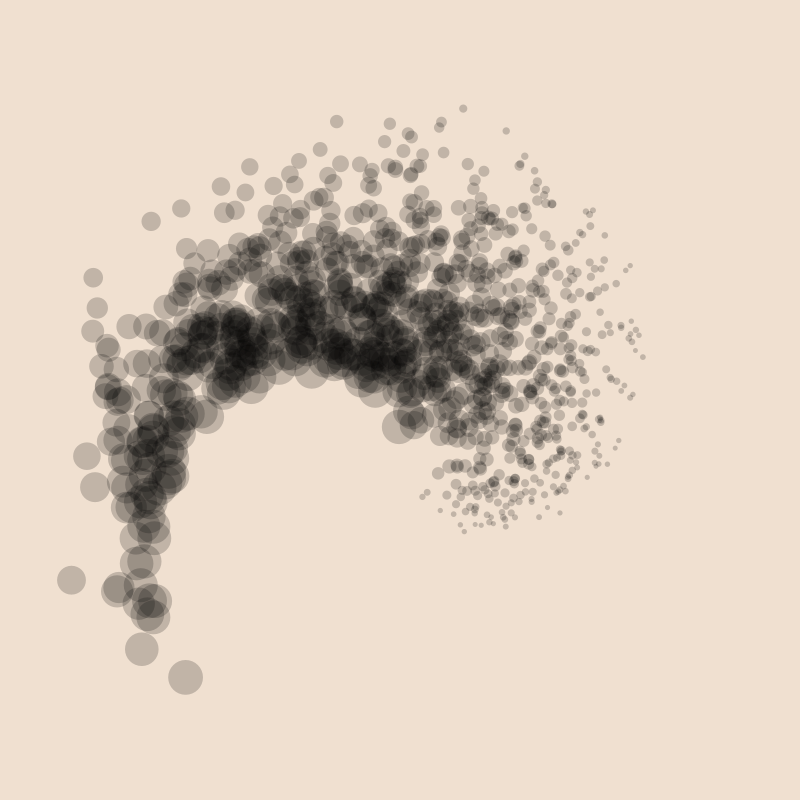
Frame 1 (no input)
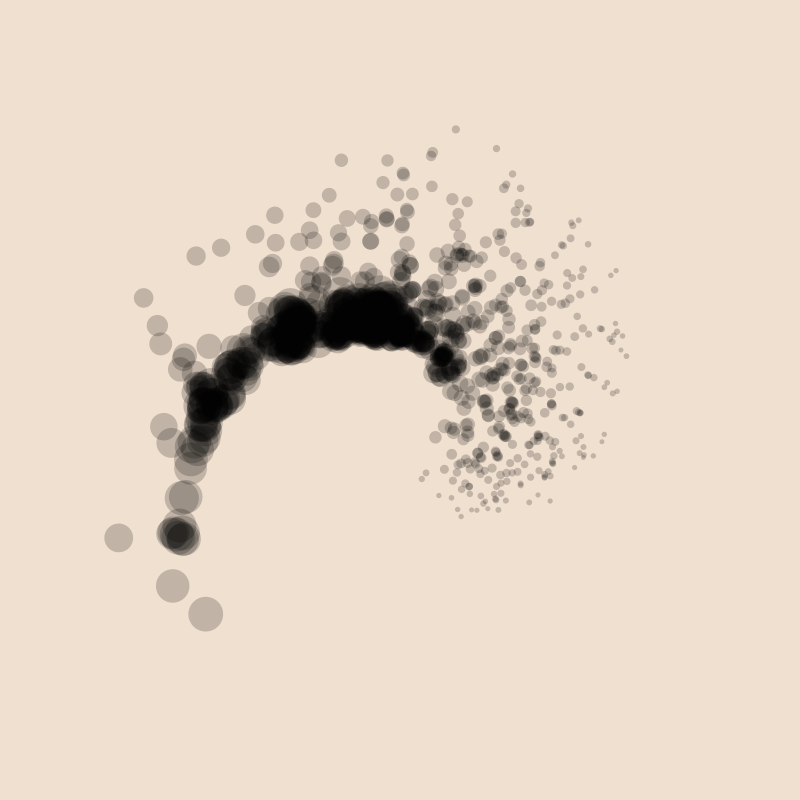
Frame 60 (the mouse pressed at the canvas centre just before this capture)
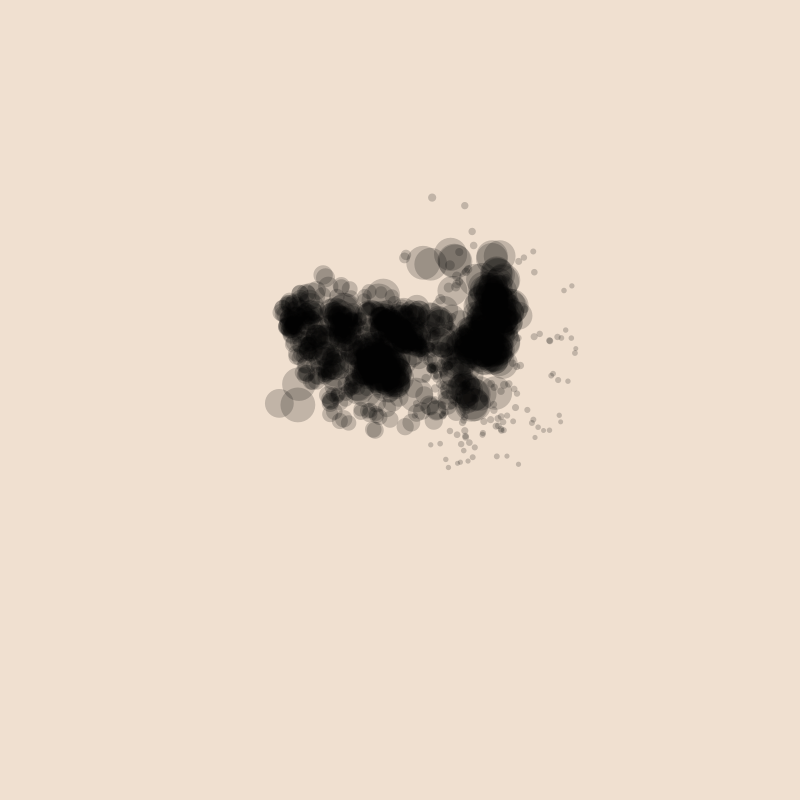
Frame 120 (the mouse held since frame 60 and released just before this capture)

The Processing sketch that drew these frames (run headless with seeded random() and noise(); from frame 60 on, the mouse is pressed at the canvas centre):

// Processing sketch: Hisadan_Encre
// ── Hisadan_Encre.pde
int    n=999;
int    i;
int    s;
float  a[]  =  new float[n*5], r, d, k;

void  setup()  {
  size( 800, 800 );

  for ( i = 0; i < n ; i++ ) {
      r = TAU * noise( i );
      d = 400 * noise( i*2 );
      a[ i       ] = d * sin(r) + 400;
      a[ i + n   ] = d * cos(r) + 450;
      a[ i + n*4 ] = random( 30 ) + 5;
  }
}

void draw() {
  background( #F0E0D0 );
  noStroke();
  fill( 0, 50 );
  
  for (i = 0 ; i < n ; i++ ) {
     for (s = 0 ; s < n ; s++ ) {
       if ( i != s ) {
          d = dist( a[ i ], a[ i + n ], a[ s ], a[ s + n] );
          k = a[ s + n*4 ] * a[ i + n*4 ] / d / d / 5e4;
          a[ i + n*2 ] += (a[s    ] - a[ i   ]) * k;
          a[ i + n*3 ] += (a[s + n] - a[ i+n ]) * k;
       }
     }
     
     a[ i     ] += a[ i + n*2 ];
     a[ i + n ] += a[ i + n*3 ];

     circle( a[ i ], a[ i + n ], a[ i + n*4 ]);
  }
}
